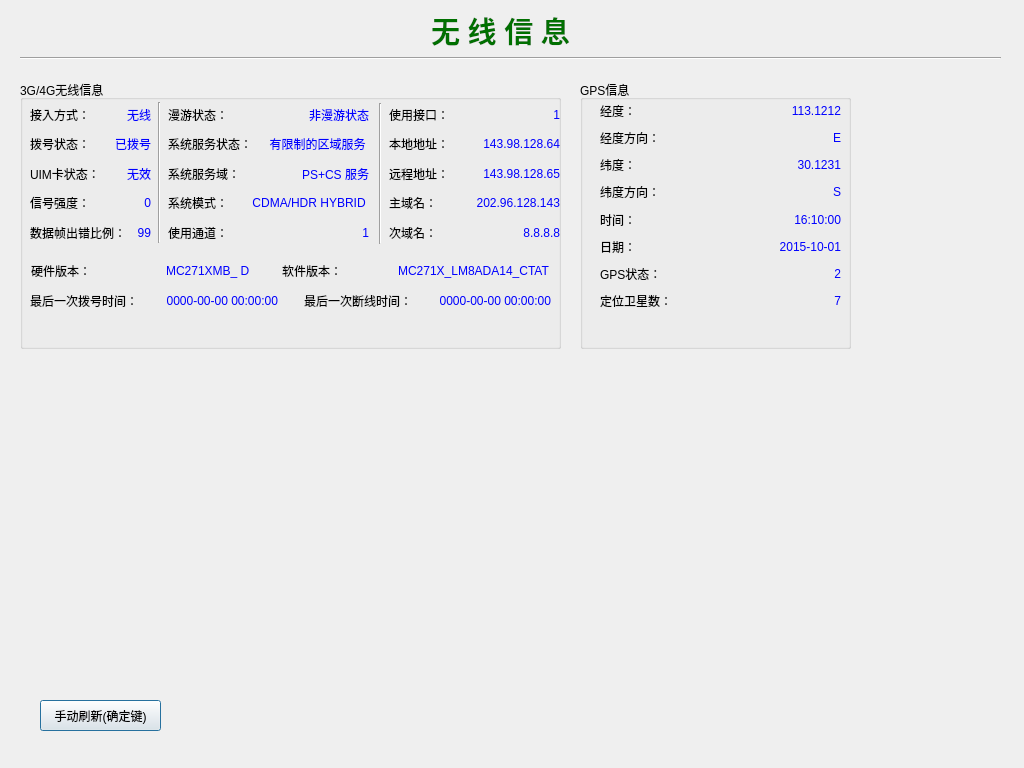
<?xml version="1.0" encoding="UTF-8"?>
<ui version="4.0">
 <class>WirelessClass</class>
 <widget class="QDialog" name="WirelessClass">
  <property name="geometry">
   <rect>
    <x>0</x>
    <y>0</y>
    <width>1024</width>
    <height>768</height>
   </rect>
  </property>
  <property name="minimumSize">
   <size>
    <width>1024</width>
    <height>768</height>
   </size>
  </property>
  <property name="maximumSize">
   <size>
    <width>1024</width>
    <height>768</height>
   </size>
  </property>
  <property name="windowTitle">
   <string>wireless</string>
  </property>
  <widget class="QLabel" name="label">
   <property name="geometry">
    <rect>
     <x>0</x>
     <y>0</y>
     <width>1041</width>
     <height>768</height>
    </rect>
   </property>
   <property name="text">
    <string/>
   </property>
   <property name="pixmap">
    <pixmap resource="../bicycle.qrc">:/image/function_background.png</pixmap>
   </property>
  </widget>
  <widget class="QLabel" name="label_1">
   <property name="geometry">
    <rect>
     <x>410</x>
     <y>10</y>
     <width>181</width>
     <height>41</height>
    </rect>
   </property>
   <property name="font">
    <font>
     <family>华文中宋</family>
     <pointsize>22</pointsize>
     <weight>75</weight>
     <bold>true</bold>
    </font>
   </property>
   <property name="styleSheet">
    <string notr="true">color: rgb(0, 112, 0);</string>
   </property>
   <property name="text">
    <string>无 线 信 息</string>
   </property>
   <property name="alignment">
    <set>Qt::AlignCenter</set>
   </property>
  </widget>
  <widget class="Line" name="line">
   <property name="geometry">
    <rect>
     <x>20</x>
     <y>50</y>
     <width>981</width>
     <height>16</height>
    </rect>
   </property>
   <property name="orientation">
    <enum>Qt::Horizontal</enum>
   </property>
  </widget>
  <widget class="QGroupBox" name="groupBox_1">
   <property name="geometry">
    <rect>
     <x>20</x>
     <y>80</y>
     <width>541</width>
     <height>269</height>
    </rect>
   </property>
   <property name="title">
    <string>3G/4G无线信息</string>
   </property>
   <widget class="Line" name="line_4">
    <property name="geometry">
     <rect>
      <x>129</x>
      <y>22</y>
      <width>20</width>
      <height>141</height>
     </rect>
    </property>
    <property name="orientation">
     <enum>Qt::Vertical</enum>
    </property>
   </widget>
   <widget class="Line" name="line_5">
    <property name="geometry">
     <rect>
      <x>350</x>
      <y>23</y>
      <width>20</width>
      <height>141</height>
     </rect>
    </property>
    <property name="orientation">
     <enum>Qt::Vertical</enum>
    </property>
   </widget>
   <widget class="QWidget" name="layoutWidget">
    <property name="geometry">
     <rect>
      <x>10</x>
      <y>23</y>
      <width>121</width>
      <height>141</height>
     </rect>
    </property>
    <layout class="QGridLayout" name="gridLayout_9">
     <item row="0" column="0">
      <widget class="QLabel" name="label_24">
       <property name="text">
        <string>接入方式：</string>
       </property>
      </widget>
     </item>
     <item row="3" column="0">
      <widget class="QLabel" name="label_23">
       <property name="text">
        <string>信号强度：</string>
       </property>
      </widget>
     </item>
     <item row="4" column="2">
      <widget class="QLabel" name="label_wlFer">
       <property name="styleSheet">
        <string notr="true">color: rgb(0, 0, 255);</string>
       </property>
       <property name="text">
        <string>99</string>
       </property>
       <property name="alignment">
        <set>Qt::AlignRight|Qt::AlignTrailing|Qt::AlignVCenter</set>
       </property>
      </widget>
     </item>
     <item row="2" column="1" colspan="2">
      <widget class="QLabel" name="label_wlUimCardStat">
       <property name="styleSheet">
        <string notr="true">color: rgb(0, 0, 255);</string>
       </property>
       <property name="text">
        <string>无效</string>
       </property>
       <property name="alignment">
        <set>Qt::AlignRight|Qt::AlignTrailing|Qt::AlignVCenter</set>
       </property>
      </widget>
     </item>
     <item row="3" column="2">
      <widget class="QLabel" name="label_wlRssi">
       <property name="styleSheet">
        <string notr="true">color: rgb(0, 0, 255);</string>
       </property>
       <property name="text">
        <string>0</string>
       </property>
       <property name="alignment">
        <set>Qt::AlignRight|Qt::AlignTrailing|Qt::AlignVCenter</set>
       </property>
      </widget>
     </item>
     <item row="1" column="1" colspan="2">
      <widget class="QLabel" name="label_wlDialStat">
       <property name="styleSheet">
        <string notr="true">color: rgb(0, 0, 255);</string>
       </property>
       <property name="text">
        <string>已拨号</string>
       </property>
       <property name="alignment">
        <set>Qt::AlignRight|Qt::AlignTrailing|Qt::AlignVCenter</set>
       </property>
      </widget>
     </item>
     <item row="4" column="0" colspan="2">
      <widget class="QLabel" name="label_30">
       <property name="text">
        <string>数据帧出错比例：</string>
       </property>
      </widget>
     </item>
     <item row="0" column="1" colspan="2">
      <widget class="QLabel" name="label_wlAccessPattern">
       <property name="styleSheet">
        <string notr="true">color: rgb(0, 0, 255);</string>
       </property>
       <property name="text">
        <string>无线</string>
       </property>
       <property name="alignment">
        <set>Qt::AlignRight|Qt::AlignTrailing|Qt::AlignVCenter</set>
       </property>
      </widget>
     </item>
     <item row="1" column="0">
      <widget class="QLabel" name="label_17">
       <property name="text">
        <string>拨号状态：</string>
       </property>
      </widget>
     </item>
     <item row="2" column="0">
      <widget class="QLabel" name="label_21">
       <property name="text">
        <string>UIM卡状态：</string>
       </property>
      </widget>
     </item>
    </layout>
   </widget>
   <widget class="QWidget" name="layoutWidget_2">
    <property name="geometry">
     <rect>
      <x>148</x>
      <y>23</y>
      <width>201</width>
      <height>141</height>
     </rect>
    </property>
    <layout class="QGridLayout" name="gridLayout_10">
     <item row="0" column="0">
      <widget class="QLabel" name="label_31">
       <property name="text">
        <string>漫游状态：</string>
       </property>
      </widget>
     </item>
     <item row="0" column="1" colspan="3">
      <widget class="QLabel" name="label_wlRoamStatus">
       <property name="styleSheet">
        <string notr="true">color: rgb(0, 0, 255);</string>
       </property>
       <property name="text">
        <string>非漫游状态</string>
       </property>
       <property name="alignment">
        <set>Qt::AlignRight|Qt::AlignTrailing|Qt::AlignVCenter</set>
       </property>
      </widget>
     </item>
     <item row="1" column="0" colspan="3">
      <widget class="QLabel" name="label_19">
       <property name="text">
        <string>系统服务状态：</string>
       </property>
      </widget>
     </item>
     <item row="1" column="3">
      <widget class="QLabel" name="label_wlSrvStatus">
       <property name="styleSheet">
        <string notr="true">color: rgb(0, 0, 255);</string>
       </property>
       <property name="text">
        <string>有限制的区域服务 </string>
       </property>
       <property name="alignment">
        <set>Qt::AlignRight|Qt::AlignTrailing|Qt::AlignVCenter</set>
       </property>
      </widget>
     </item>
     <item row="2" column="0" colspan="3">
      <widget class="QLabel" name="label_33">
       <property name="text">
        <string>系统服务域：</string>
       </property>
      </widget>
     </item>
     <item row="2" column="3">
      <widget class="QLabel" name="label_wlSrvDomain">
       <property name="styleSheet">
        <string notr="true">color: rgb(0, 0, 255);</string>
       </property>
       <property name="text">
        <string> PS+CS 服务</string>
       </property>
       <property name="alignment">
        <set>Qt::AlignRight|Qt::AlignTrailing|Qt::AlignVCenter</set>
       </property>
      </widget>
     </item>
     <item row="3" column="0" colspan="2">
      <widget class="QLabel" name="label_35">
       <property name="text">
        <string>系统模式：</string>
       </property>
      </widget>
     </item>
     <item row="3" column="2" colspan="2">
      <widget class="QLabel" name="label_wlSysMode">
       <property name="styleSheet">
        <string notr="true">color: rgb(0, 0, 255);</string>
       </property>
       <property name="text">
        <string>CDMA/HDR HYBRID </string>
       </property>
       <property name="alignment">
        <set>Qt::AlignRight|Qt::AlignTrailing|Qt::AlignVCenter</set>
       </property>
      </widget>
     </item>
     <item row="4" column="0" colspan="2">
      <widget class="QLabel" name="label_39">
       <property name="text">
        <string>使用通道：</string>
       </property>
      </widget>
     </item>
     <item row="4" column="2" colspan="2">
      <widget class="QLabel" name="label_wlUsingChannel">
       <property name="styleSheet">
        <string notr="true">color: rgb(0, 0, 255);</string>
       </property>
       <property name="text">
        <string>1</string>
       </property>
       <property name="alignment">
        <set>Qt::AlignRight|Qt::AlignTrailing|Qt::AlignVCenter</set>
       </property>
      </widget>
     </item>
    </layout>
   </widget>
   <widget class="QWidget" name="layoutWidget_4">
    <property name="geometry">
     <rect>
      <x>369</x>
      <y>23</y>
      <width>171</width>
      <height>141</height>
     </rect>
    </property>
    <layout class="QGridLayout" name="gridLayout_12">
     <item row="0" column="0">
      <widget class="QLabel" name="label_41">
       <property name="text">
        <string>使用接口：</string>
       </property>
      </widget>
     </item>
     <item row="0" column="1">
      <widget class="QLabel" name="label_wlUsingInterface">
       <property name="styleSheet">
        <string notr="true">color: rgb(0, 0, 255);</string>
       </property>
       <property name="text">
        <string>1</string>
       </property>
       <property name="alignment">
        <set>Qt::AlignRight|Qt::AlignTrailing|Qt::AlignVCenter</set>
       </property>
      </widget>
     </item>
     <item row="1" column="0">
      <widget class="QLabel" name="label_37">
       <property name="text">
        <string>本地地址：</string>
       </property>
      </widget>
     </item>
     <item row="1" column="1">
      <widget class="QLabel" name="label_wllLocalIpAddress">
       <property name="styleSheet">
        <string notr="true">color: rgb(0, 0, 255);</string>
       </property>
       <property name="text">
        <string>143.98.128.64</string>
       </property>
       <property name="alignment">
        <set>Qt::AlignRight|Qt::AlignTrailing|Qt::AlignVCenter</set>
       </property>
      </widget>
     </item>
     <item row="2" column="0">
      <widget class="QLabel" name="label_43">
       <property name="text">
        <string>远程地址：</string>
       </property>
      </widget>
     </item>
     <item row="2" column="1">
      <widget class="QLabel" name="label_wlRemoteIpAddress">
       <property name="styleSheet">
        <string notr="true">color: rgb(0, 0, 255);</string>
       </property>
       <property name="text">
        <string>143.98.128.65</string>
       </property>
       <property name="alignment">
        <set>Qt::AlignRight|Qt::AlignTrailing|Qt::AlignVCenter</set>
       </property>
      </widget>
     </item>
     <item row="3" column="0">
      <widget class="QLabel" name="label_45">
       <property name="text">
        <string>主域名：</string>
       </property>
      </widget>
     </item>
     <item row="3" column="1">
      <widget class="QLabel" name="label_wlPrimarynsAddress">
       <property name="styleSheet">
        <string notr="true">color: rgb(0, 0, 255);</string>
       </property>
       <property name="text">
        <string>202.96.128.143</string>
       </property>
       <property name="alignment">
        <set>Qt::AlignRight|Qt::AlignTrailing|Qt::AlignVCenter</set>
       </property>
      </widget>
     </item>
     <item row="4" column="0">
      <widget class="QLabel" name="label_44">
       <property name="text">
        <string>次域名：</string>
       </property>
      </widget>
     </item>
     <item row="4" column="1">
      <widget class="QLabel" name="label_wlSecondaryDnsAddress">
       <property name="styleSheet">
        <string notr="true">color: rgb(0, 0, 255);</string>
       </property>
       <property name="text">
        <string>8.8.8.8</string>
       </property>
       <property name="alignment">
        <set>Qt::AlignRight|Qt::AlignTrailing|Qt::AlignVCenter</set>
       </property>
      </widget>
     </item>
    </layout>
   </widget>
   <widget class="QWidget" name="layoutWidget">
    <property name="geometry">
     <rect>
      <x>11</x>
      <y>180</y>
      <width>521</width>
      <height>22</height>
     </rect>
    </property>
    <layout class="QHBoxLayout" name="horizontalLayout">
     <item>
      <widget class="QLabel" name="label_26">
       <property name="text">
        <string>硬件版本：</string>
       </property>
      </widget>
     </item>
     <item>
      <widget class="QLabel" name="label_wlHwver">
       <property name="styleSheet">
        <string notr="true">color: rgb(0, 0, 255);</string>
       </property>
       <property name="text">
        <string> MC271XMB_ D  </string>
       </property>
       <property name="alignment">
        <set>Qt::AlignRight|Qt::AlignTrailing|Qt::AlignVCenter</set>
       </property>
      </widget>
     </item>
     <item>
      <spacer name="horizontalSpacer">
       <property name="orientation">
        <enum>Qt::Horizontal</enum>
       </property>
       <property name="sizeType">
        <enum>QSizePolicy::Fixed</enum>
       </property>
       <property name="sizeHint" stdset="0">
        <size>
         <width>20</width>
         <height>20</height>
        </size>
       </property>
      </spacer>
     </item>
     <item>
      <widget class="QLabel" name="label_28">
       <property name="text">
        <string>软件版本：</string>
       </property>
      </widget>
     </item>
     <item>
      <widget class="QLabel" name="label_wlCgmr">
       <property name="styleSheet">
        <string notr="true">color: rgb(0, 0, 255);</string>
       </property>
       <property name="text">
        <string>MC271X_LM8ADA14_CTAT </string>
       </property>
       <property name="alignment">
        <set>Qt::AlignRight|Qt::AlignTrailing|Qt::AlignVCenter</set>
       </property>
      </widget>
     </item>
    </layout>
   </widget>
   <widget class="QWidget" name="layoutWidget_3">
    <property name="geometry">
     <rect>
      <x>10</x>
      <y>210</y>
      <width>521</width>
      <height>22</height>
     </rect>
    </property>
    <layout class="QHBoxLayout" name="horizontalLayout_2">
     <item>
      <widget class="QLabel" name="label_27">
       <property name="text">
        <string>最后一次拨号时间：</string>
       </property>
      </widget>
     </item>
     <item>
      <widget class="QLabel" name="label_wlLastDialTime">
       <property name="styleSheet">
        <string notr="true">color: rgb(0, 0, 255);</string>
       </property>
       <property name="text">
        <string>0000-00-00 00:00:00</string>
       </property>
       <property name="alignment">
        <set>Qt::AlignRight|Qt::AlignTrailing|Qt::AlignVCenter</set>
       </property>
      </widget>
     </item>
     <item>
      <spacer name="horizontalSpacer_2">
       <property name="orientation">
        <enum>Qt::Horizontal</enum>
       </property>
       <property name="sizeType">
        <enum>QSizePolicy::Fixed</enum>
       </property>
       <property name="sizeHint" stdset="0">
        <size>
         <width>20</width>
         <height>20</height>
        </size>
       </property>
      </spacer>
     </item>
     <item>
      <widget class="QLabel" name="label_29">
       <property name="text">
        <string>最后一次断线时间：</string>
       </property>
      </widget>
     </item>
     <item>
      <widget class="QLabel" name="label_wlLastDisconTime">
       <property name="styleSheet">
        <string notr="true">color: rgb(0, 0, 255);</string>
       </property>
       <property name="text">
        <string>0000-00-00 00:00:00</string>
       </property>
       <property name="alignment">
        <set>Qt::AlignRight|Qt::AlignTrailing|Qt::AlignVCenter</set>
       </property>
      </widget>
     </item>
    </layout>
   </widget>
  </widget>
  <widget class="QPushButton" name="pushButton_manualRefresh">
   <property name="geometry">
    <rect>
     <x>40</x>
     <y>700</y>
     <width>121</width>
     <height>31</height>
    </rect>
   </property>
   <property name="text">
    <string>手动刷新(确定键)</string>
   </property>
  </widget>
  <widget class="QLabel" name="label_wirelessShow">
   <property name="geometry">
    <rect>
     <x>270</x>
     <y>700</y>
     <width>521</width>
     <height>41</height>
    </rect>
   </property>
   <property name="font">
    <font>
     <family>文泉驿正黑</family>
     <pointsize>18</pointsize>
     <weight>50</weight>
     <bold>false</bold>
    </font>
   </property>
   <property name="styleSheet">
    <string notr="true">color: rgb(0, 0, 255);</string>
   </property>
   <property name="text">
    <string/>
   </property>
   <property name="alignment">
    <set>Qt::AlignCenter</set>
   </property>
  </widget>
  <widget class="QGroupBox" name="groupBox">
   <property name="geometry">
    <rect>
     <x>580</x>
     <y>80</y>
     <width>271</width>
     <height>269</height>
    </rect>
   </property>
   <property name="title">
    <string>GPS信息</string>
   </property>
   <widget class="QWidget" name="layoutWidget">
    <property name="geometry">
     <rect>
      <x>20</x>
      <y>20</y>
      <width>241</width>
      <height>211</height>
     </rect>
    </property>
    <layout class="QHBoxLayout" name="horizontalLayout_3">
     <item>
      <layout class="QVBoxLayout" name="verticalLayout">
       <item>
        <widget class="QLabel" name="label_2">
         <property name="text">
          <string>经度：</string>
         </property>
        </widget>
       </item>
       <item>
        <widget class="QLabel" name="label_7">
         <property name="text">
          <string>经度方向：</string>
         </property>
        </widget>
       </item>
       <item>
        <widget class="QLabel" name="label_3">
         <property name="text">
          <string>纬度：</string>
         </property>
        </widget>
       </item>
       <item>
        <widget class="QLabel" name="label_9">
         <property name="text">
          <string>纬度方向：</string>
         </property>
        </widget>
       </item>
       <item>
        <widget class="QLabel" name="label_4">
         <property name="text">
          <string>时间：</string>
         </property>
        </widget>
       </item>
       <item>
        <widget class="QLabel" name="label_5">
         <property name="text">
          <string>日期：</string>
         </property>
        </widget>
       </item>
       <item>
        <widget class="QLabel" name="label_6">
         <property name="text">
          <string>GPS状态：</string>
         </property>
        </widget>
       </item>
       <item>
        <widget class="QLabel" name="label_8">
         <property name="text">
          <string>定位卫星数：</string>
         </property>
        </widget>
       </item>
      </layout>
     </item>
     <item>
      <layout class="QVBoxLayout" name="verticalLayout_2">
       <item>
        <widget class="QLabel" name="label_gpsLongitude">
         <property name="styleSheet">
          <string notr="true">color: rgb(0, 0, 255);</string>
         </property>
         <property name="text">
          <string>113.1212</string>
         </property>
         <property name="alignment">
          <set>Qt::AlignRight|Qt::AlignTrailing|Qt::AlignVCenter</set>
         </property>
        </widget>
       </item>
       <item>
        <widget class="QLabel" name="label_gpsEw_indicator">
         <property name="styleSheet">
          <string notr="true">color: rgb(0, 0, 255);</string>
         </property>
         <property name="text">
          <string>E</string>
         </property>
         <property name="alignment">
          <set>Qt::AlignRight|Qt::AlignTrailing|Qt::AlignVCenter</set>
         </property>
        </widget>
       </item>
       <item>
        <widget class="QLabel" name="label_gpsLatitude">
         <property name="styleSheet">
          <string notr="true">color: rgb(0, 0, 255);</string>
         </property>
         <property name="text">
          <string>30.1231</string>
         </property>
         <property name="alignment">
          <set>Qt::AlignRight|Qt::AlignTrailing|Qt::AlignVCenter</set>
         </property>
        </widget>
       </item>
       <item>
        <widget class="QLabel" name="label_gpsNs_indicator">
         <property name="styleSheet">
          <string notr="true">color: rgb(0, 0, 255);</string>
         </property>
         <property name="text">
          <string>S</string>
         </property>
         <property name="alignment">
          <set>Qt::AlignRight|Qt::AlignTrailing|Qt::AlignVCenter</set>
         </property>
        </widget>
       </item>
       <item>
        <widget class="QLabel" name="label_gpsTime">
         <property name="styleSheet">
          <string notr="true">color: rgb(0, 0, 255);</string>
         </property>
         <property name="text">
          <string>16:10:00</string>
         </property>
         <property name="alignment">
          <set>Qt::AlignRight|Qt::AlignTrailing|Qt::AlignVCenter</set>
         </property>
        </widget>
       </item>
       <item>
        <widget class="QLabel" name="label_gpsDate">
         <property name="styleSheet">
          <string notr="true">color: rgb(0, 0, 255);</string>
         </property>
         <property name="text">
          <string>2015-10-01</string>
         </property>
         <property name="alignment">
          <set>Qt::AlignRight|Qt::AlignTrailing|Qt::AlignVCenter</set>
         </property>
        </widget>
       </item>
       <item>
        <widget class="QLabel" name="label_gpsStatus">
         <property name="styleSheet">
          <string notr="true">color: rgb(0, 0, 255);</string>
         </property>
         <property name="text">
          <string>2</string>
         </property>
         <property name="alignment">
          <set>Qt::AlignRight|Qt::AlignTrailing|Qt::AlignVCenter</set>
         </property>
        </widget>
       </item>
       <item>
        <widget class="QLabel" name="label_gpsSatellite">
         <property name="styleSheet">
          <string notr="true">color: rgb(0, 0, 255);</string>
         </property>
         <property name="text">
          <string>7</string>
         </property>
         <property name="alignment">
          <set>Qt::AlignRight|Qt::AlignTrailing|Qt::AlignVCenter</set>
         </property>
        </widget>
       </item>
      </layout>
     </item>
    </layout>
   </widget>
  </widget>
  <zorder>label</zorder>
  <zorder>label_1</zorder>
  <zorder>line</zorder>
  <zorder>pushButton_manualRefresh</zorder>
  <zorder>label_wirelessShow</zorder>
  <zorder>groupBox</zorder>
  <zorder>groupBox_1</zorder>
 </widget>
 <resources>
  <include location="../bicycle.qrc"/>
 </resources>
 <connections/>
</ui>
